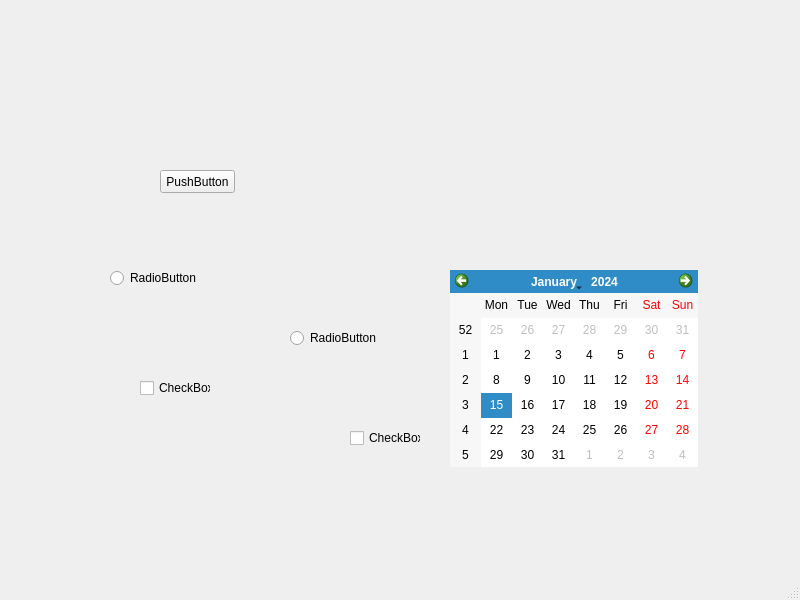
<?xml version="1.0" encoding="UTF-8"?>
<ui version="4.0">
 <class>MainWindow</class>
 <widget class="QMainWindow" name="MainWindow">
  <property name="geometry">
   <rect>
    <x>0</x>
    <y>0</y>
    <width>800</width>
    <height>600</height>
   </rect>
  </property>
  <property name="windowTitle">
   <string>MainWindow</string>
  </property>
  <widget class="QWidget" name="centralwidget">
   <widget class="QPushButton" name="pushButton">
    <property name="geometry">
     <rect>
      <x>160</x>
      <y>170</y>
      <width>75</width>
      <height>23</height>
     </rect>
    </property>
    <property name="text">
     <string>PushButton</string>
    </property>
   </widget>
   <widget class="QRadioButton" name="radioButton">
    <property name="geometry">
     <rect>
      <x>110</x>
      <y>270</y>
      <width>89</width>
      <height>16</height>
     </rect>
    </property>
    <property name="text">
     <string>RadioButton</string>
    </property>
   </widget>
   <widget class="QRadioButton" name="radioButton_2">
    <property name="geometry">
     <rect>
      <x>290</x>
      <y>330</y>
      <width>89</width>
      <height>16</height>
     </rect>
    </property>
    <property name="text">
     <string>RadioButton</string>
    </property>
   </widget>
   <widget class="QCheckBox" name="checkBox">
    <property name="geometry">
     <rect>
      <x>140</x>
      <y>380</y>
      <width>71</width>
      <height>16</height>
     </rect>
    </property>
    <property name="text">
     <string>CheckBox</string>
    </property>
   </widget>
   <widget class="QCheckBox" name="checkBox_2">
    <property name="geometry">
     <rect>
      <x>350</x>
      <y>430</y>
      <width>71</width>
      <height>16</height>
     </rect>
    </property>
    <property name="text">
     <string>CheckBox</string>
    </property>
   </widget>
   <widget class="QCalendarWidget" name="calendarWidget">
    <property name="geometry">
     <rect>
      <x>450</x>
      <y>270</y>
      <width>248</width>
      <height>197</height>
     </rect>
    </property>
   </widget>
  </widget>
  <widget class="QMenuBar" name="menubar">
   <property name="geometry">
    <rect>
     <x>0</x>
     <y>0</y>
     <width>800</width>
     <height>23</height>
    </rect>
   </property>
  </widget>
  <widget class="QStatusBar" name="statusbar"/>
 </widget>
 <resources/>
 <connections/>
</ui>
